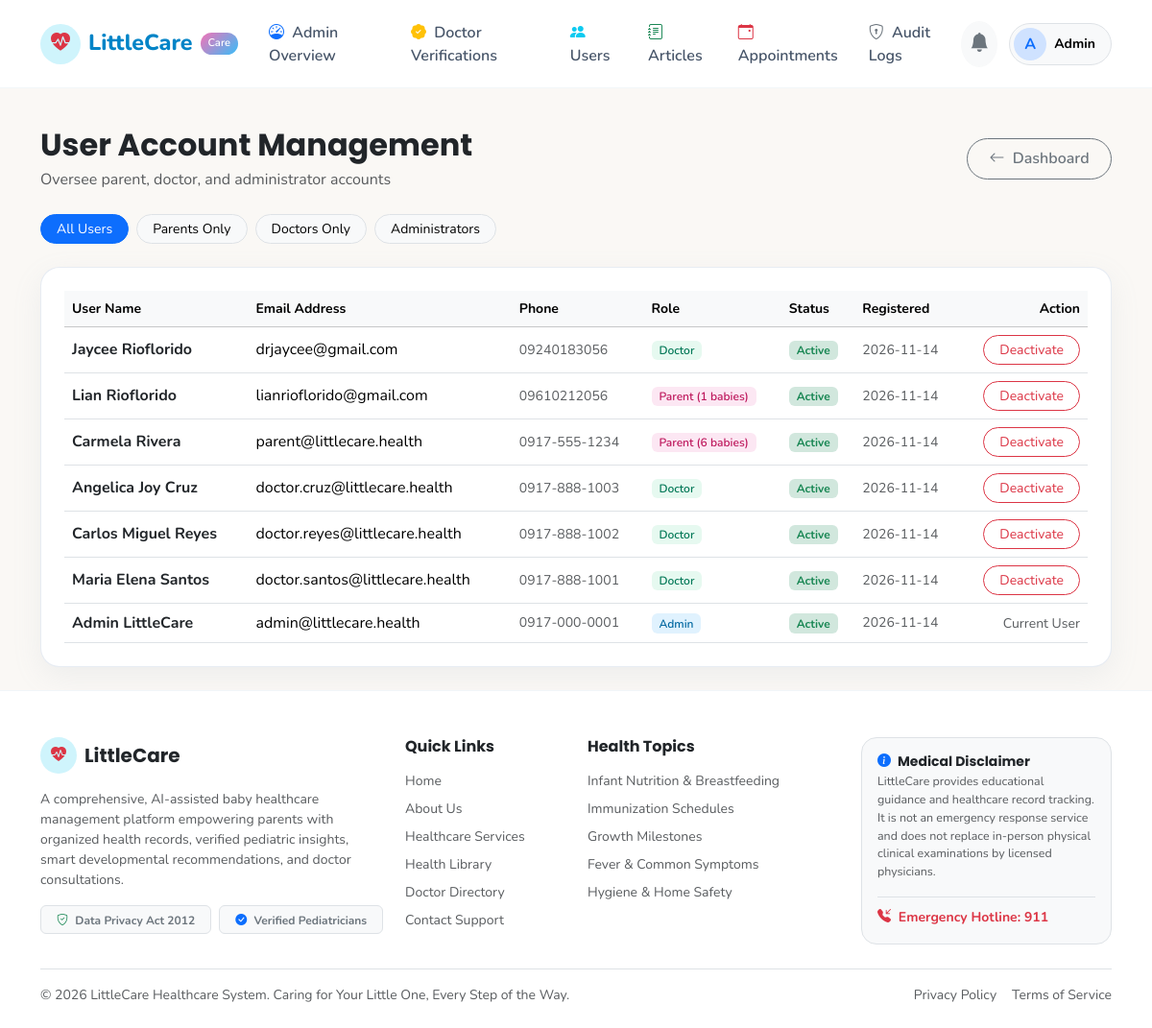
Page /admin/users (signed in) on the committed database.
### app/models/user.py (models this page shows, shortened)
class User(UserMixin, db.Model):
    __tablename__ = 'users'
    id = db.Column(db.Integer, primary_key=True)
    email = db.Column(db.String(120), unique=True, nullable=False, index=True)
    password_hash = db.Column(db.String(256), nullable=False)
    first_name = db.Column(db.String(60), nullable=False)
    last_name = db.Column(db.String(60), nullable=False)
    role = db.Column(db.String(20), nullable=False, default='parent')  # 'parent', 'doctor', 'admin'
    phone = db.Column(db.String(30), nullable=True)
    profile_image = db.Column(db.String(255), default='default-avatar.png')
    is_active = db.Column(db.Boolean, default=True)
    created_at = db.Column(db.DateTime, default=datetime.utcnow)
    updated_at = db.Column(db.DateTime, default=datetime.utcnow, onupdate=datetime.utcnow)
    baby_profiles = db.relationship('BabyProfile', backref='parent', lazy='dynamic', cascade='all, delete-orphan')
    doctor_profile = db.relationship('DoctorProfile', backref='user', uselist=False, cascade='all, delete-orphan')
    parent_appointments = db.relationship('Appointment', backref='parent', foreign_keys='Appointment.parent_id', lazy='dynamic')
    ai_conversations = db.relationship('AIConversation', backref='parent', lazy='dynamic', cascade='all, delete-orphan')
    notifications = db.relationship('Notification', backref='user', lazy='dynamic', cascade='all, delete-orphan')
    audit_logs = db.relationship('AuditLog', backref='user', lazy='dynamic')
    @property
    def full_name(self):
        return f"{self.first_name} {self.last_name}"
    @property
    def is_parent(self):
        return self.role == 'parent'
    @property
    def is_doctor(self):
        return self.role == 'doctor'
    @property
    def is_admin(self):
        return self.role == 'admin'
    def unread_notifications_count(self):
        from app.models.notification import Notification
        return Notification.query.filter_by(user_id=self.id, is_read=False).count()

### app/routes/admin.py (the view)
@admin_bp.route('/users')
@login_required
@admin_required
def users():
    role = request.args.get('role', 'all')
    query = User.query
    if role != 'all':
        query = query.filter_by(role=role)
    all_users = query.order_by(User.created_at.desc()).all()
    return render_template('admin/users.html', users=all_users, current_role=role)

### app/models/user.py (called while the page is built)
@login_manager.user_loader
def load_user(user_id):
    return User.query.get(int(user_id))

### app/utils.py (called while the page is built, shortened)
def role_required(*roles):
    def decorator(f):
        @wraps(f)
        def decorated_function(*args, **kwargs):
            if not current_user.is_authenticated:
                return redirect(url_for('auth.login'))
            return f(*args, **kwargs)
        return decorated_function
    return decorator

### app/templates/admin/users.html (shortened to what this page needs)
{% extends "base.html" %}
{% block content %}
<div class="container py-4">
    <div class="d-flex justify-content-between align-items-center mb-4">
        <div>
            <h2 class="fw-bold text-dark mb-1">User Account Management</h2>
            <p class="text-muted mb-0">Oversee parent, doctor, and administrator accounts</p>
        </div>
        <a href="{{ url_for('admin.dashboard') }}" class="btn btn-outline-secondary btn-rounded">
            <i class="bi bi-arrow-left me-1"></i> Dashboard
        </a>
    </div>
    <div class="d-flex gap-2 mb-4">
        <a href="{{ url_for('admin.users', role='all') }}" class="btn btn-sm rounded-pill px-3 {% if current_role == 'all' %}btn-primary{% else %}btn-light border{% endif %}">
            All Users
        </a>
        <a href="{{ url_for('admin.users', role='parent') }}" class="btn btn-sm rounded-pill px-3 {% if current_role == 'parent' %}btn-primary{% else %}btn-light border{% endif %}">
            Parents Only
        </a>
        <a href="{{ url_for('admin.users', role='doctor') }}" class="btn btn-sm rounded-pill px-3 {% if current_role == 'doctor' %}btn-primary{% else %}btn-light border{% endif %}">
            Doctors Only
        </a>
        <a href="{{ url_for('admin.users', role='admin') }}" class="btn btn-sm rounded-pill px-3 {% if current_role == 'admin' %}btn-primary{% else %}btn-light border{% endif %}">
            Administrators
        </a>
    </div>
    <div class="lc-card p-4">
        {% if users %}
            <div class="table-responsive">
                <table class="table table-hover align-middle mb-0">
                    <thead class="table-light small text-muted">
                        <tr>
                            <th>User Name</th>
                            <th>Email Address</th>
                            <th>Phone</th>
                            <th>Role</th>
                            <th>Status</th>
                            <th>Registered</th>
                            <th class="text-end">Action</th>
                        </tr>
                    </thead>
                    <tbody>
                        {% for u in users %}
                            <tr>
                                <td class="fw-bold text-dark">{{ u.full_name }}</td>
                                <td>{{ u.email }}</td>
                                <td class="small text-muted">{{ u.phone or '-' }}</td>
                                <td>
                                    {% if u.role == 'parent' %}
                                        <span class="badge badge-pink">Parent ({{ u.baby_profiles.count() }} babies)</span>
                                    {% elif u.role == 'doctor' %}
                                        <span class="badge badge-mint">Doctor</span>
                                    {% else %}
                                        <span class="badge badge-blue">Admin</span>
                                    {% endif %}
                                </td>
                                <td>
                                    {% if u.is_active %}
                                        <span class="badge bg-success-subtle text-success">Active</span>
                                    {% else %}
                                        <span class="badge bg-danger-subtle text-danger">Disabled</span>
                                    {% endif %}
                                </td>
                                <td class="small text-muted">{{ u.created_at.strftime('%Y-%m-%d') }}</td>
                                <td class="text-end">
                                    {% if u.id != current_user.id %}
                                        <form method="POST" action="{{ url_for('admin.toggle_user_status', user_id=u.id) }}" class="d-inline">
                                            <button type="submit" class="btn btn-sm btn-outline-{{ 'danger' if u.is_active else 'success' }} rounded-pill px-3">
                                                {{ 'Deactivate' if u.is_active else 'Activate' }}
                                            </button>
                                        </form>
                                    {% else %}
                                        <span class="text-muted small">Current User</span>
                                    {% endif %}
                                </td>
                            </tr>
                        {% endfor %}
                    </tbody>
                </table>
            </div>
        {% else %}
            <div class="text-center py-5 text-muted small">No users found for this role.</div>
        {% endif %}
    </div>
</div>
{% endblock %}

### app/templates/components/navbar.html (shortened to what this page needs)
<nav class="navbar navbar-expand-lg navbar-littlecare">
    <div class="container">
        <a class="navbar-brand" href="{{ url_for('main.index') }}">
            <span class="rounded-circle bg-info-subtle p-2 d-inline-flex align-items-center justify-content-center text-primary" style="width: 42px; height: 42px;">
                <i class="bi bi-heart-pulse-fill text-danger fs-5"></i>
            </span>
            <span>LittleCare</span>
            <span class="brand-badge">Care</span>
        </a>
        <div class="collapse navbar-collapse" id="littleCareNav">
            <ul class="navbar-nav me-auto mb-2 mb-lg-0 align-items-lg-center">
                {% if not current_user.is_authenticated %}
                    <li class="nav-item"><a class="nav-link" href="{{ url_for('main.index') }}">Home</a></li>
                    <li class="nav-item"><a class="nav-link" href="{{ url_for('main.about') }}">About Us</a></li>
                    <li class="nav-item"><a class="nav-link" href="{{ url_for('main.services') }}">Healthcare Services</a></li>
                    <li class="nav-item"><a class="nav-link" href="{{ url_for('articles.index') }}">Health Library</a></li>
                    <li class="nav-item"><a class="nav-link" href="{{ url_for('doctors.directory') }}">Doctors</a></li>
                    <li class="nav-item"><a class="nav-link" href="{{ url_for('main.contact') }}">Contact</a></li>
                {% elif current_user.is_admin %}
                    <li class="nav-item"><a class="nav-link" href="{{ url_for('admin.dashboard') }}"><i class="bi bi-speedometer me-1 text-primary"></i> Admin Overview</a></li>
                    <li class="nav-item"><a class="nav-link" href="{{ url_for('admin.doctors') }}"><i class="bi bi-patch-check-fill me-1 text-warning"></i> Doctor Verifications</a></li>
                    <li class="nav-item"><a class="nav-link" href="{{ url_for('admin.users') }}"><i class="bi bi-people-fill me-1 text-info"></i> Users</a></li>
                    <li class="nav-item"><a class="nav-link" href="{{ url_for('admin.articles') }}"><i class="bi bi-journal-text me-1 text-success"></i> Articles</a></li>
                    <li class="nav-item"><a class="nav-link" href="{{ url_for('admin.appointments') }}"><i class="bi bi-calendar-event me-1 text-danger"></i> Appointments</a></li>
                    <li class="nav-item"><a class="nav-link" href="{{ url_for('admin.audit_logs') }}"><i class="bi bi-shield-lock me-1 text-secondary"></i> Audit Logs</a></li>
                {% endif %}
            </ul>
            <div class="d-flex align-items-center gap-2">
                {% if not current_user.is_authenticated %}
                    <a href="{{ url_for('auth.login') }}" class="btn btn-outline-primary btn-rounded px-3">Sign In</a>
                    <div class="dropdown">
                        <button class="btn btn-lc-primary btn-rounded px-3 dropdown-toggle" type="button" data-bs-toggle="dropdown">
                            Get Started
                        </button>
                        <ul class="dropdown-menu dropdown-menu-end border-0 shadow-sm rounded-4">
                            <li><a class="dropdown-item py-2" href="{{ url_for('auth.register') }}"><i class="bi bi-person-heart text-danger me-2"></i> Register as Parent</a></li>
                            <li><a class="dropdown-item py-2" href="{{ url_for('auth.register_doctor') }}"><i class="bi bi-hospital text-primary me-2"></i> Join as Doctor</a></li>
                        </ul>
                    </div>
                {% else %}
                    <a href="{{ url_for('notifications.index') }}" class="btn btn-light rounded-circle position-relative p-2" title="Notifications">
                        <i class="bi bi-bell-fill text-secondary fs-5"></i>
                    </a>
                    <div class="dropdown ms-1">
                        <button class="btn btn-light rounded-pill p-1 pe-3 d-flex align-items-center gap-2 border" type="button" data-bs-toggle="dropdown">
                            <span class="rounded-circle bg-primary-subtle text-primary fw-bold d-inline-flex align-items-center justify-content-center" style="width: 34px; height: 34px;">
                                {{ current_user.first_name[0] }}
                            </span>
                            <span class="small fw-bold d-none d-sm-inline">{{ current_user.first_name }}</span>
                        </button>
                    </div>
                {% endif %}
            </div>
        </div>
    </div>
</nav>

### app/static/css/custom.css (style rules this page uses)
:root { --primary-pink: #f472b6; --primary-pink-soft: #fce7f3; --primary-pink-hover: #ec4899; --primary-blue: #38bdf8; --primary-blue-soft: #e0f2fe; --primary-blue-hover: #0284c7; --primary-mint: #34d399; --primary-mint-soft: #e6f9f0; --primary-mint-hover: #059669; --primary-yellow: #fbbf24; --primary-yellow-soft: #fef3c7; --bg-cream: #faf8f5; --bg-white: #ffffff; --text-dark: #1e293b; --text-muted: #64748b; --border-soft: #f1f5f9; --card-radius: 20px; --btn-radius: 50px; --shadow-soft: 0 10px 30px rgba(148, 163, 184, 0.12); --shadow-hover: 0 15px 35px rgba(148, 163, 184, 0.2); }
body { font-family: 'Nunito', 'Segoe UI', system-ui, -apple-system, sans-serif; background-color: var(--bg-cream); color: var(--text-dark); min-height: 100vh; display: flex; flex-direction: column; }
h1, h2, h3, h4, h5, h6 { font-family: 'Poppins', 'Nunito', sans-serif; font-weight: 700; color: #1e293b; }
.navbar-littlecare { background: rgba(255, 255, 255, 0.95); backdrop-filter: blur(12px); border-bottom: 1px solid rgba(241, 245, 249, 0.9); padding: 0.85rem 0; position: sticky; top: 0; z-index: 1040; }
.navbar-brand { font-weight: 800; font-size: 1.45rem; color: #0284c7 !important; display: flex; align-items: center; gap: 0.5rem; }
.brand-badge { background: linear-gradient(135deg, var(--primary-pink) 0%, var(--primary-blue) 100%); color: white; font-size: 0.7rem; padding: 0.2rem 0.5rem; border-radius: 20px; font-weight: 600; }
.nav-link { font-weight: 600; color: #475569 !important; padding: 0.5rem 1rem !important; border-radius: 25px; transition: all 0.2s ease-in-out; }
.lc-card { background: var(--bg-white); border-radius: var(--card-radius); border: 1px solid rgba(226, 232, 240, 0.8); box-shadow: var(--shadow-soft); transition: transform 0.2s ease, box-shadow 0.2s ease; overflow: hidden; }
.badge-pink { background-color: var(--primary-pink-soft); color: #be185d; font-weight: 600; }
.badge-blue { background-color: var(--primary-blue-soft); color: #0369a1; font-weight: 600; }
.badge-mint { background-color: var(--primary-mint-soft); color: #047857; font-weight: 600; }
.btn-rounded { border-radius: var(--btn-radius); padding: 0.55rem 1.4rem; font-weight: 600; transition: all 0.25s ease; }

### rows in the picture
User: first_name "A", first_name "Admin", full_name "Admin LittleCare", email "admin@littlecare.health", phone "0917-000-0001", role "Admin", is_active "Active", created_at "2026-11-14", shows "Current User"
User: full_name "Jaycee Rioflorido", email "drjaycee@gmail.com", phone "09240183056", role "Doctor", shows "Active", created_at "2026-11-14", is_active "Deactivate"
User: full_name "Lian Rioflorido", email "lianrioflorido@gmail.com", phone "09610212056", baby_profiles.count "1", shows "Active", created_at "2026-11-14", is_active "Deactivate"
User: full_name "Carmela Rivera", email "parent@littlecare.health", phone "0917-555-1234", baby_profiles.count "6", shows "Active", created_at "2026-11-14", is_active "Deactivate"
User: full_name "Angelica Joy Cruz", email "doctor.cruz@littlecare.health", phone "0917-888-1003", role "Doctor", shows "Active", created_at "2026-11-14", is_active "Deactivate"
User: full_name "Carlos Miguel Reyes", email "doctor.reyes@littlecare.health", phone "0917-888-1002", role "Doctor", shows "Active", created_at "2026-11-14", is_active "Deactivate"
User: full_name "Maria Elena Santos", email "doctor.santos@littlecare.health", phone "0917-888-1001", role "Doctor", shows "Active", created_at "2026-11-14", is_active "Deactivate"
